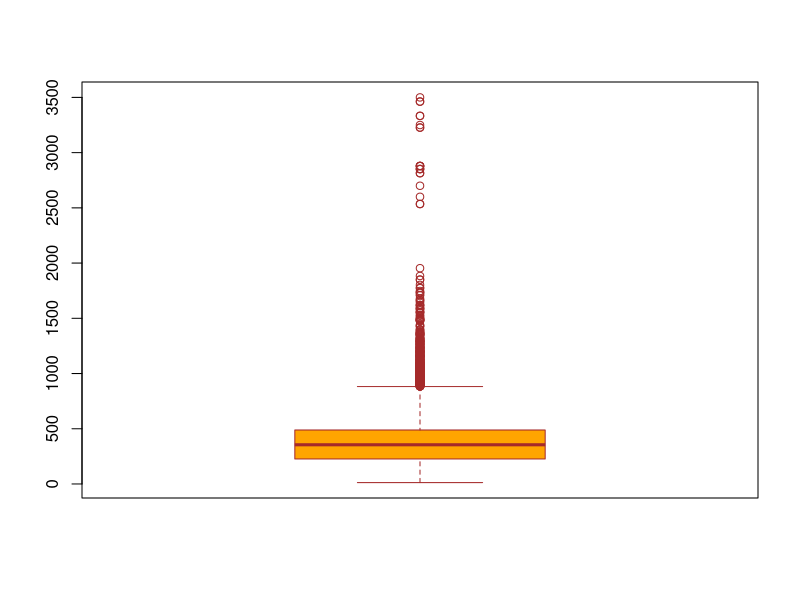
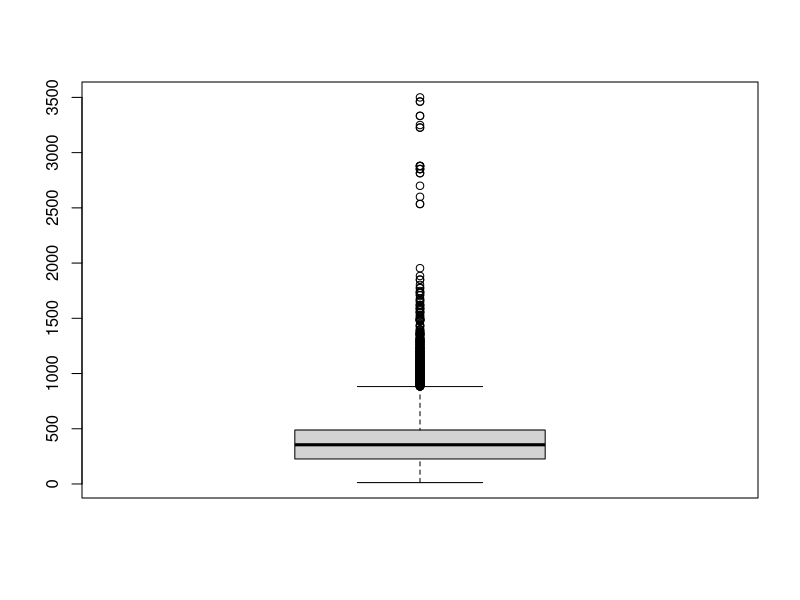
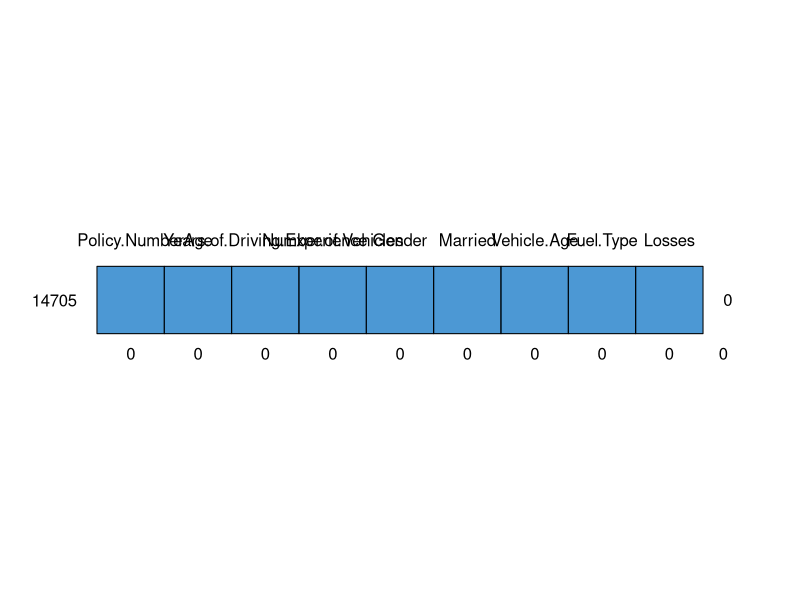

R code for these plots, in order: (Note: this script raises an error after producing the figures.)
getwd()
setwd("D:/Courses/Data Science/Dibimbing/Day 6")
getwd()

## 1. Import Insurance Loss Data set
insurance <- read.table("Insurance_Loss.csv", header=TRUE, sep=",")
head(insurance)
str(insurance)
summary(insurance)
dim(insurance)

insurance

library(dplyr)
library(datasets)

#creating a local dataframe.
#now data will be in tabular structure
il <- tbl_df(insurance)
il

# Summary Information
prop.table(table(il$Number.of.Vehicles))
summary(il)

#rename variabel
il1 <- il %>% rename (pn = Policy.Number, driveExp = Years.of.Driving.Experience,
               noVehic = Number.of.Vehicles)
il1 %>% print(n = 25)


## 2. Check outliers, missing data and dummies variables

library(tidyr)    

#check column that has NA
str(il)
summary(il) #no column has NA

il1

#check IQR
x = insurance["Losses"]
x

Q1 = quantile(x, 0.25, na.rm = TRUE)
Q1
Q3 = quantile(x, 0.75, na.rm = TRUE)
Q3
IQR = Q3-Q1
IQR

Lower_Whisker = Q1-(1.5*IQR)
Lower_Whisker

Upper_Whisker = Q3+(1.5*IQR)
Upper_Whisker

##check outliers data 
out = subset(insurance, x > Upper_Whisker | x < Lower_Whisker)
out

dim(out)
summary(out)

##check non outliers data
df <- x[!(x > Upper_Whisker | x < Lower_Whisker),]
df

nonout = subset(insurance, x < Upper_Whisker & x > Lower_Whisker)
nonout

dim(nonout)
summary(nonout)

#Create simple Boxplot
str(insurance)
boxplot(insurance$Losses, col = "orange", border = "brown")

#Return value of Boxplot
b <- boxplot(insurance$Losses)
b

##check missing data
library(mice)

summary(nonout)

md.pattern(nonout) #No need for mice. This data set is completely observed

##dummy variable
head(nonout)

nonout$Male <- ifelse(nonout$Gender == 'M', 1, 0) # 1=M, 0=F
nonout$Female <- ifelse(nonout$Gender == 'F', 1, 0) # 1=F, 0=M
head(nonout)

library(fastDummies)
nonout1 <- dummy_cols(nonout, select_columns = 'Gender')
head(nonout1)

#Remove columns
nonout2 <- dummy_cols(nonout, select_columns = "Gender", 
                        remove_selected_columns = TRUE)
head(nonout2)

#remove column Male & Female
nonout <- nonout[-(9:10)]
head(nonout)


## 3. Define business question of data In PPT

### Profile Vehicle

#rename variabel
nonout3 <- nonout %>% rename (pn = Policy.Number, driveExp = Years.of.Driving.Experience,
                      noVehic = Number.of.Vehicles, VehicAge = Vehicle.Age, Fuel = Fuel.Type)
nonout3

# Check FuelType dan SumLosses
ftl <- nonout3 %>%
    group_by(Fuel) %>%
    summarise(SumLosses = sum(Losses))
ftl

# Check % SummLosses based on FuelType
pft = transform(ftl, Percent = round(ftl$SumLosses/sum(ftl$SumLosses)*100, 2))
pft


#ggplot
library(ggplot2)

# Create plot
ppft = pft$Percent
barplot(ppft, ylim=c(0,100), main="Percentase Losses based on FuelType",
        names.arg = pft$Fuel, ylab = "Percentase", xlab = "Fuel Type",
        cex.names = 0.8, col = c("orange", "red"))


# check vehicle age dan sumlosses
val <- nonout3 %>%
  group_by(VehicAge) %>%
  summarise(SumLosses = sum(Losses))
val

# Check % SummLosses based on Vehicle Age
pva = transform(val, Percent = round(val$SumLosses/sum(val$SumLosses)*100, 2))
pva

# Create plot
ppva = pva$Percent
barplot(ppva, ylim=c(0,10), main="Percentase Losses based on Vehicle Age",
        names.arg = pva$VehicAge, ylab = "Percentase", xlab = "Vehicle Age",
        cex.names = 0.8, col = heat.colors(16))

# check profile no.vehic : variable no.vehicle, vehicle age, fuel type, dan sum losses
fnv <- nonout3 %>%
  group_by(noVehic) %>%
  summarise(SumLosses= sum(Losses))
fnv

# Check % SummLosses based on noVehic
pnv = transform(fnv, Percent = round(fnv$SumLosses/sum(fnv$SumLosses)*100, 2))
pnv

# Create plot
ppnv = pnv$Percent
barplot(ppnv, ylim=c(0,50), main="Percentase Losses based on Number Vehicle",
        names.arg = pnv$noVehic, ylab = "Percentase", xlab = "Number Vehicle",
        cex.names = 0.8, col = heat.colors(4))

### Profile Customer

head(nonout3)
summary(nonout)

# check profile Age dan sum losses
fag <- nonout3 %>%
  group_by(Age) %>%
  summarise(SumLosses= sum(Losses)) %>%
  print(n = 60)
fag

#Age Group
x <- nonout3$Age
x[x<"71" & x>"60"]="61-70"
x
x[x<"61" & x>"50"]="51-60"
x
x[x<"51" & x>"40"]="41-50"
x[x<"41" & x>"30"]="31-40"
x[x<"31" & x>"20"]="21-30"
x[x<"21" & x>"10"]="11-20"
x

#Menambah kolom Age Group
nonout4 = transform(nonout3, AgeGroup = x)
head(nonout4)
summary(nonout4)

# Check Sum Losses based on Profile Customer : AgeGroup
lag <- nonout4 %>%
  group_by(AgeGroup) %>%
  summarise(SumLosses= sum(Losses))
lag

# Check % SummLosses based on AgeGroup
pag = transform(lag, Percent = round(lag$SumLosses/sum(lag$SumLosses)*100, 2))
pag

# Create plot SummLosses based on AgeGroup
ppag = pag$Percent
barplot(ppag, ylim=c(0,30), main="Percentase Losses based on Age Group",
        names.arg = pag$AgeGroup, ylab = "Percentase", xlab = "Age",
        cex.names = 0.8, col = heat.colors(6))


# Check Sum Losses based on Profile Customer : Gender
summary(nonout1)
head(nonout1)

lg <- nonout1 %>%
  group_by(Gender) %>%
  summarise(SumLosses= sum(Losses))
lg

# Check % SummLosses based on Gender
pg = transform(lg, Percent = round(lg$SumLosses/sum(lg$SumLosses)*100, 2))
pg

# Create plot SummLosses based on Gender
pgen = pg$Percent
pgen = paste(pgen,"%",sep = "")
pie(pg$SumLosses, labels = pgen, main="Percentage Losses based on Gender",
    col = c("red", "blue"))
colors= c("red", "blue")
legend(1,0.5, c(pg$Gender), cex=0.8, fill = colors)


# Check Sum Losses based on Profile Customer : Married
summary(nonout3)
head(nonout3)

lm <- nonout3 %>%
  group_by(Married) %>%
  summarise(SumLosses= sum(Losses))
lm

# Check % SummLosses based on Married
pm = transform(lm, Percent = round(lm$SumLosses/sum(lm$SumLosses)*100, 2))
pm

# Create plot SummLosses based on Married
pmr = pm$Percent
pmr = paste(pmr,"%",sep = "")
pie(pm$SumLosses, labels = pmr, main="Percentage Losses based on Married",
    col = c("red", "white"))
colors= c("red", "white")
legend(1,0.5, c(pm$Married), cex=0.8, fill = colors)

# Check Sum Losses based on Profile Customer : Drive Experience
summary(nonout3)
head(nonout3)

nonout3$driveExp
#DriveExp Group
y <- nonout3$driveExp
y[y=="0"]="0-10"
y
y[y=="1"]="0-10"
y
y[y=="2"]="0-10"
y
y[y=="3"]="0-10"
y
y[y=="4"]="0-10"
y
y[y=="5"]="0-10"
y
y[y=="6"]="0-10"
y
y[y=="7"]="0-10"
y
y[y=="8"]="0-10"
y
y[y=="9"]="0-10"
y
y[y=="10"]="0-10"
y
y[y>"10" & y<"21"]="11-20"
y
y[y>"20" & y<"31"]="21-30"
y
y[y>"30" & y<"41"]="31-40"
y
y[y>"40" & y<"51"]="41-50"
y
y[y>"50" & y<"61"]="51-60"
y

#Menambah kolom DriveExp Group
nonout5 = transform(nonout4, DriveExpGroup = y)
head(nonout5)
summary(nonout5)
prop.table(table(nonout5$DriveExpGroup)) #proporsi isi tabel DriveExpGroup

# Check Sum Losses based on Profile Customer : DriveExp
lde <- nonout5 %>%
  group_by(DriveExpGroup) %>%
  summarise(SumLosses= sum(Losses))
lde

# Check % SummLosses based on Drive Experience
pld = transform(lde, Percent = round(lde$SumLosses/sum(lde$SumLosses)*100, 2))
pld

# Create plot SummLosses based on Drive Experience
ppld = pld$Percent
barplot(ppld, ylim=c(0,50), main="Percentage Losses based on Drive Experience",
        names.arg = pld$DriveExpGroup, ylab = "Percentage", xlab = "Year",
        cex.names = 0.8, col = heat.colors(6))


#2)Profile customer yang klaim diatas rata-rata : AgeGroup, DriveExpGroup, Gender, Married


##AgeGroup

pc <- nonout5 %>%
  group_by(AgeGroup) %>%
  select(AgeGroup, Losses) %>%
  filter(Losses > mean(Losses)) %>%
  arrange(desc(Losses))
pc

#menampilkan frekuensi dari AgeGroup yang nilai Losses diatas rata-rata
fpc = table(pc[,1])
fpc

#check type data fpc
class(fpc)

#diubah menjadi data frame
fpc = as.data.frame(fpc)
fpc

#rename
names(fpc)[1]='AgeGroup'
fpc

# Check % Freq based on AgeGroup yg losses di atas rata2
pfa = transform(fpc, Percent = round(fpc$Freq/sum(fpc$Freq)*100, 2))
pfa

# Create simple plot % Freq based on AgeGroup yg losses di atas rata2
plot(pfa$AgeGroup,pfa$Percent, xlab = "Age", ylab = "Percentage", ylim = c(0,30))


## DriveExperience

pd <- nonout5 %>%
  group_by(DriveExpGroup) %>%
  select(DriveExpGroup, Losses) %>%
  filter(Losses > mean(Losses)) %>%
  arrange(desc(Losses))
pd

#menampilkan frekuensi dari DriveExperience yang nilai Losses diatas rata-rata
fpd = table(pd[,1])
fpd

#check type data fpd
class(fpd)

#diubah menjadi data frame
fpd = as.data.frame(fpd)
fpd

#rename
names(fpd)[1]='DriveExpGroup'
fpd

# Check % Freq based on DriveExperience yg losses di atas rata2
pfd = transform(fpd, Percent = round(fpd$Freq/sum(fpd$Freq)*100, 2))
pfd

# Create simple plot % Freq based on DriveExperience yg losses di atas rata2
plot(pfd$DriveExpGroup,pfd$Percent, xlab = "Year", ylab = "Percentage", ylim = c(0,50))


## Gender
head(nonout5)

pg <- nonout5 %>%
  group_by(Gender) %>%
  select(Gender, Losses) %>%
  filter(Losses > mean(Losses)) %>%
  arrange(desc(Losses))
pg

#menampilkan frekuensi dari DriveExperience yang nilai Losses diatas rata-rata
fpg = table(pg[,1])
fpg

#check type data fpg
class(fpg)

#diubah menjadi data frame
fpg = as.data.frame(fpg)
fpg

#rename
names(fpg)[1]='Gender'
fpg

# Check % Freq based on Gender yg losses di atas rata2
pfg = transform(fpg, Percent = round(fpg$Freq/sum(fpg$Freq)*100, 2))
pfg

# Create simple plot % Freq based on Gender yg losses di atas rata2
plot(pfg$Gender,pfg$Percent, xlab = "Gender", ylab = "Percentage", ylim = c(0,60))


## Married
head(nonout5)

pm <- nonout5 %>%
  group_by(Married) %>%
  select(Married, Losses) %>%
  filter(Losses > mean(Losses)) %>%
  arrange(desc(Losses))
pm

#menampilkan frekuensi dari Married yang nilai Losses diatas rata-rata
fpm = table(pm[,1])
fpm

#check type data fpg
class(fpm)

#diubah menjadi data frame
fpm = as.data.frame(fpm)
fpm

#rename
names(fpm)[1]='Married'
fpm

# Check % Freq based on Married yg losses di atas rata2
pfm = transform(fpm, Percent = round(fpm$Freq/sum(fpm$Freq)*100, 2))
pfm

# Create simple plot % Freq based on Married yg losses di atas rata2
plot(pfm$Married,pfm$Percent, xlab = "Status", ylab = "Percentage", ylim = c(0,60))


## 4. Give recommendation to business to manage insurance in PPT


##############################################################################



  
  
  
  
